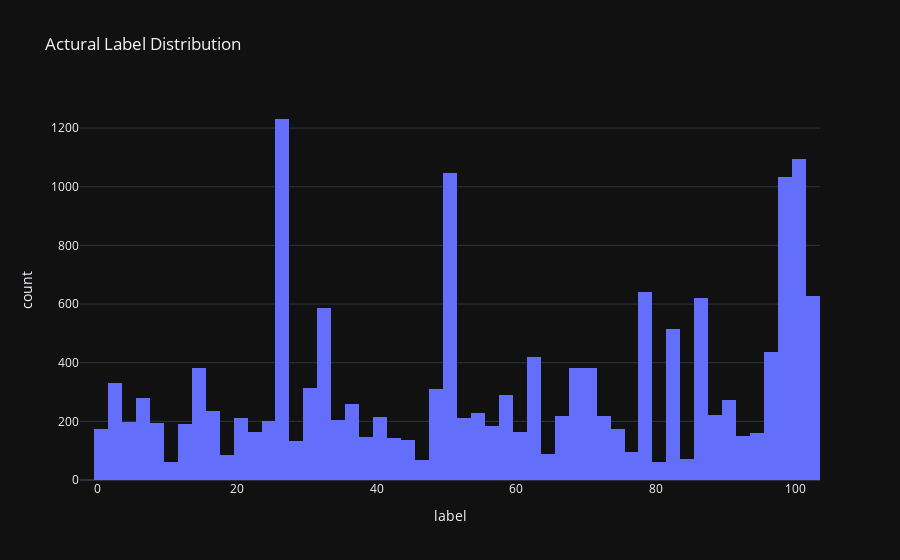

The cell this chart's notebook holds for it:
### Code cell
fig = px.histogram(label_df,
                   x="label",
                   title='Actural Label Distribution',
                   hover_data=label_df.columns)
fig.show()

### Figure 1 — Plotly figure (JSON) as saved in the notebook; plotly's stock layout.template omitted (floating-point values rounded to 4 significant figures; data arrays with more than 128 entries replaced by an {"elided": "..."} marker saying what was removed)
{"data": [{"alignmentgroup": "True", "bingroup": "x", "hovertemplate": "label=%{x}<br>count=%{y}<extra></extra>", "legendgroup": "", "marker": {"color": "#636efa"}, "name": "", "offsetgroup": "", "orientation": "v", "showlegend": false, "type": "histogram", "x": {"elided": "16466 int values"}, "xaxis": "x", "yaxis": "y"}], "layout": {"autosize": true, "barmode": "relative", "legend": {"tracegroupgap": 0}, "title": {"text": "Actural Label Distribution"}, "xaxis": {"anchor": "y", "autorange": true, "domain": [0, 1], "range": [-2.5, 103.5], "title": {"text": "label"}, "type": "linear"}, "yaxis": {"anchor": "x", "autorange": true, "domain": [0, 1], "range": [0, 1296.0], "title": {"text": "count"}}}}
